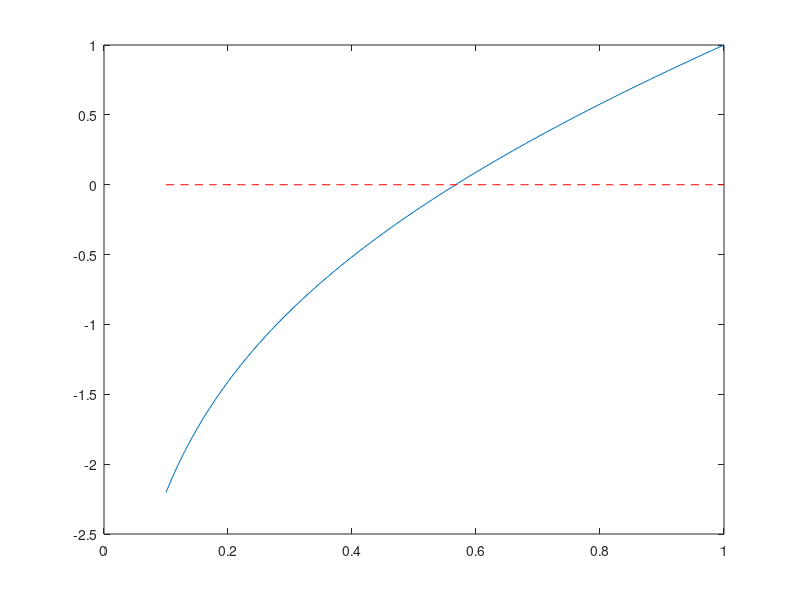

Reproduce this figure in MATLAB.
func = @(x) x + log(x);
interval = 0.1:0.01:1;

ys = func(interval);

hold off
plot(interval, ys);
hold on
plot(interval, zeros(size(interval)), 'r--');